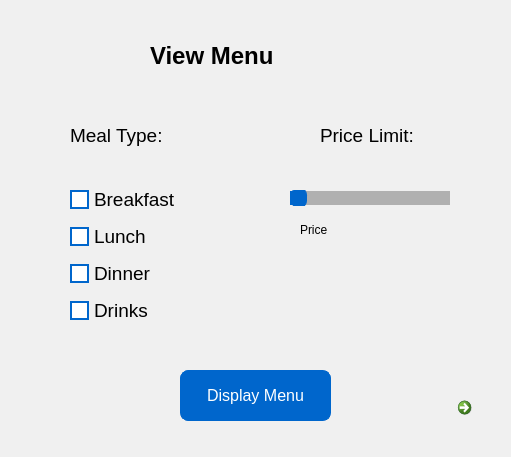
<?xml version="1.0" encoding="UTF-8"?>
<ui version="4.0">
 <class>user_view_menu</class>
 <widget class="QDialog" name="user_view_menu">
  <property name="geometry">
   <rect>
    <x>0</x>
    <y>0</y>
    <width>511</width>
    <height>457</height>
   </rect>
  </property>
  <property name="windowTitle">
   <string>Menu</string>
  </property>
  <property name="styleSheet">
   <string notr="true">QWidget {
	background-color: rgb(240, 240, 240);
}</string>
  </property>
  <widget class="QLabel" name="label">
   <property name="geometry">
    <rect>
     <x>70</x>
     <y>120</y>
     <width>121</width>
     <height>31</height>
    </rect>
   </property>
   <property name="font">
    <font>
     <pointsize>14</pointsize>
    </font>
   </property>
   <property name="styleSheet">
    <string notr="true"/>
   </property>
   <property name="text">
    <string>Meal Type: </string>
   </property>
  </widget>
  <widget class="QPushButton" name="displayMenu">
   <property name="geometry">
    <rect>
     <x>180</x>
     <y>370</y>
     <width>151</width>
     <height>51</height>
    </rect>
   </property>
   <property name="font">
    <font>
     <family>Tahoma</family>
     <pointsize>-1</pointsize>
    </font>
   </property>
   <property name="styleSheet">
    <string notr="true">QPushButton {
    background-color: #0066CC;
    color: white;
    border: 1px solid #0066CC;
    border-radius: 8px;
    font-size: 16px;
    font-family: 'Tahoma', sans-serif;
}

QPushButton:hover {
    background-color: #005599;
}

QPushButton:pressed {
    background-color: #004080;
    border: 1px solid #004080;
}
</string>
   </property>
   <property name="text">
    <string>Display Menu</string>
   </property>
  </widget>
  <widget class="QLabel" name="label_2">
   <property name="geometry">
    <rect>
     <x>320</x>
     <y>120</y>
     <width>121</width>
     <height>31</height>
    </rect>
   </property>
   <property name="font">
    <font>
     <pointsize>14</pointsize>
    </font>
   </property>
   <property name="styleSheet">
    <string notr="true">QLabel {
    color: black;
}</string>
   </property>
   <property name="text">
    <string>Price Limit:</string>
   </property>
  </widget>
  <widget class="QSlider" name="priceSlider">
   <property name="geometry">
    <rect>
     <x>290</x>
     <y>190</y>
     <width>160</width>
     <height>16</height>
    </rect>
   </property>
   <property name="styleSheet">
    <string notr="true">QSlider::groove:horizontal {
    border: 1px solid #B0B0B0; /* Groove border color */
    background: #F0F0F0; /* Groove background color */
    height: 8px; /* Groove height */
    margin: 2px 0; /* Margin around the groove */
}

QSlider::handle:horizontal {
    background: #0066CC; /* Handle background color */
    border: 1px solid #0066CC; /* Handle border color */
    width: 14px; /* Handle width */
    height: 14px; /* Handle height */
    margin: -6px 0; /* Margin around the handle */
    border-radius: 7px; /* Handle border radius to make it circular */
}

QSlider::handle:horizontal:hover {
    background: #005599; /* Handle background color on hover */
    border: 1px solid #005599; /* Handle border color on hover */
}

QSlider::sub-page:horizontal {
    background: #0066CC; /* Color of the portion of the groove where the slider has value */
}

QSlider::add-page:horizontal {
    background: #B0B0B0; /* Color of the portion of the groove where the slider doesn't have value */
}
</string>
   </property>
   <property name="minimum">
    <number>50</number>
   </property>
   <property name="maximum">
    <number>500</number>
   </property>
   <property name="singleStep">
    <number>10</number>
   </property>
   <property name="orientation">
    <enum>Qt::Horizontal</enum>
   </property>
   <property name="invertedAppearance">
    <bool>false</bool>
   </property>
   <property name="invertedControls">
    <bool>false</bool>
   </property>
  </widget>
  <widget class="QLabel" name="priceLabel">
   <property name="geometry">
    <rect>
     <x>300</x>
     <y>220</y>
     <width>241</width>
     <height>20</height>
    </rect>
   </property>
   <property name="styleSheet">
    <string notr="true"/>
   </property>
   <property name="text">
    <string>Price</string>
   </property>
  </widget>
  <widget class="QWidget" name="layoutWidget">
   <property name="geometry">
    <rect>
     <x>70</x>
     <y>180</y>
     <width>131</width>
     <height>151</height>
    </rect>
   </property>
   <layout class="QVBoxLayout" name="verticalLayout">
    <item>
     <widget class="QCheckBox" name="breakfastCheckBox">
      <property name="font">
       <font>
        <pointsize>14</pointsize>
       </font>
      </property>
      <property name="styleSheet">
       <string notr="true">QCheckBox {
    spacing: 5px;
}

QCheckBox::indicator {
    width: 15px;
    height: 15px;
}

QCheckBox::indicator:unchecked {
    border: 2px solid #0066CC;
    background-color: white;
}

QCheckBox::indicator:unchecked:hover {
    border: 2px solid #005599;
}

QCheckBox::indicator:checked {
    border: 2px solid #0066CC;
    background-color: #0066CC;
}

QCheckBox::indicator:checked:hover {
    border: 2px solid #004080;
    background-color: #004080;
}

QCheckBox::indicator:indeterminate {
    border: 2px solid #0066CC;
    background-color: #0066CC;
}

QCheckBox::indicator:indeterminate:hover {
    border: 2px solid #004080;
    background-color: #004080;
}

QCheckBox::indicator:checked:disabled,
QCheckBox::indicator:unchecked:disabled,
QCheckBox::indicator:indeterminate:disabled {
    border: 2px solid #B0B0B0;
    background-color: #F0F0F0;
}

QCheckBox::indicator:checked:disabled {
    background-color: #B0B0B0;
}

QCheckBox::indicator:indeterminate:disabled {
    background-color: #B0B0B0;
}

QCheckBox::indicator:checked:pressed,
QCheckBox::indicator:unchecked:pressed,
QCheckBox::indicator:indeterminate:pressed {
    border: 2px solid #004080;
}

QCheckBox::indicator:checked:pressed {
    background-color: #004080;
}

QCheckBox::indicator:indeterminate:pressed {
    background-color: #004080;
}

QCheckBox::indicator:checked:disabled:hover,
QCheckBox::indicator:unchecked:disabled:hover,
QCheckBox::indicator:indeterminate:disabled:hover {
    border: 2px solid #B0B0B0;
    background-color: #F0F0F0;
}
</string>
      </property>
      <property name="text">
       <string>Breakfast</string>
      </property>
     </widget>
    </item>
    <item>
     <widget class="QCheckBox" name="lunchCheckBox">
      <property name="font">
       <font>
        <pointsize>14</pointsize>
       </font>
      </property>
      <property name="styleSheet">
       <string notr="true">QCheckBox {
    spacing: 5px;
}

QCheckBox::indicator {
    width: 15px;
    height: 15px;
}

QCheckBox::indicator:unchecked {
    border: 2px solid #0066CC;
    background-color: white;
}

QCheckBox::indicator:unchecked:hover {
    border: 2px solid #005599;
}

QCheckBox::indicator:checked {
    border: 2px solid #0066CC;
    background-color: #0066CC;
}

QCheckBox::indicator:checked:hover {
    border: 2px solid #004080;
    background-color: #004080;
}

QCheckBox::indicator:indeterminate {
    border: 2px solid #0066CC;
    background-color: #0066CC;
}

QCheckBox::indicator:indeterminate:hover {
    border: 2px solid #004080;
    background-color: #004080;
}

QCheckBox::indicator:checked:disabled,
QCheckBox::indicator:unchecked:disabled,
QCheckBox::indicator:indeterminate:disabled {
    border: 2px solid #B0B0B0;
    background-color: #F0F0F0;
}

QCheckBox::indicator:checked:disabled {
    background-color: #B0B0B0;
}

QCheckBox::indicator:indeterminate:disabled {
    background-color: #B0B0B0;
}

QCheckBox::indicator:checked:pressed,
QCheckBox::indicator:unchecked:pressed,
QCheckBox::indicator:indeterminate:pressed {
    border: 2px solid #004080;
}

QCheckBox::indicator:checked:pressed {
    background-color: #004080;
}

QCheckBox::indicator:indeterminate:pressed {
    background-color: #004080;
}

QCheckBox::indicator:checked:disabled:hover,
QCheckBox::indicator:unchecked:disabled:hover,
QCheckBox::indicator:indeterminate:disabled:hover {
    border: 2px solid #B0B0B0;
    background-color: #F0F0F0;
}
</string>
      </property>
      <property name="text">
       <string>Lunch</string>
      </property>
     </widget>
    </item>
    <item>
     <widget class="QCheckBox" name="dinnerCheckBox">
      <property name="font">
       <font>
        <pointsize>14</pointsize>
       </font>
      </property>
      <property name="styleSheet">
       <string notr="true">QCheckBox {
    spacing: 5px;
}

QCheckBox::indicator {
    width: 15px;
    height: 15px;
}

QCheckBox::indicator:unchecked {
    border: 2px solid #0066CC;
    background-color: white;
}

QCheckBox::indicator:unchecked:hover {
    border: 2px solid #005599;
}

QCheckBox::indicator:checked {
    border: 2px solid #0066CC;
    background-color: #0066CC;
}

QCheckBox::indicator:checked:hover {
    border: 2px solid #004080;
    background-color: #004080;
}

QCheckBox::indicator:indeterminate {
    border: 2px solid #0066CC;
    background-color: #0066CC;
}

QCheckBox::indicator:indeterminate:hover {
    border: 2px solid #004080;
    background-color: #004080;
}

QCheckBox::indicator:checked:disabled,
QCheckBox::indicator:unchecked:disabled,
QCheckBox::indicator:indeterminate:disabled {
    border: 2px solid #B0B0B0;
    background-color: #F0F0F0;
}

QCheckBox::indicator:checked:disabled {
    background-color: #B0B0B0;
}

QCheckBox::indicator:indeterminate:disabled {
    background-color: #B0B0B0;
}

QCheckBox::indicator:checked:pressed,
QCheckBox::indicator:unchecked:pressed,
QCheckBox::indicator:indeterminate:pressed {
    border: 2px solid #004080;
}

QCheckBox::indicator:checked:pressed {
    background-color: #004080;
}

QCheckBox::indicator:indeterminate:pressed {
    background-color: #004080;
}

QCheckBox::indicator:checked:disabled:hover,
QCheckBox::indicator:unchecked:disabled:hover,
QCheckBox::indicator:indeterminate:disabled:hover {
    border: 2px solid #B0B0B0;
    background-color: #F0F0F0;
}
</string>
      </property>
      <property name="text">
       <string>Dinner</string>
      </property>
     </widget>
    </item>
    <item>
     <widget class="QCheckBox" name="drinksCheckBox">
      <property name="font">
       <font>
        <pointsize>14</pointsize>
       </font>
      </property>
      <property name="styleSheet">
       <string notr="true">QCheckBox {
    spacing: 5px; 
}
QCheckBox::indicator {
    width: 15px;
    height: 15px;
}

QCheckBox::indicator:unchecked {
    border: 2px solid #0066CC;
    background-color: white;
}

QCheckBox::indicator:unchecked:hover {
    border: 2px solid #005599;
}

QCheckBox::indicator:checked {
    border: 2px solid #0066CC;
    background-color: #0066CC;
}

QCheckBox::indicator:checked:hover {
    border: 2px solid #004080;
    background-color: #004080;
}

QCheckBox::indicator:indeterminate {
    border: 2px solid #0066CC;
    background-color: #0066CC;
}

QCheckBox::indicator:indeterminate:hover {
    border: 2px solid #004080;
    background-color: #004080;
}

QCheckBox::indicator:checked:disabled,
QCheckBox::indicator:unchecked:disabled,
QCheckBox::indicator:indeterminate:disabled {
    border: 2px solid #B0B0B0;
    background-color: #F0F0F0;
}

QCheckBox::indicator:checked:disabled {
    background-color: #B0B0B0;
}

QCheckBox::indicator:indeterminate:disabled {
    background-color: #B0B0B0;
}

QCheckBox::indicator:checked:pressed,
QCheckBox::indicator:unchecked:pressed,
QCheckBox::indicator:indeterminate:pressed {
    border: 2px solid #004080;
}

QCheckBox::indicator:checked:pressed {
    background-color: #004080;
}

QCheckBox::indicator:indeterminate:pressed {
    background-color: #004080;
}

QCheckBox::indicator:checked:disabled:hover,
QCheckBox::indicator:unchecked:disabled:hover,
QCheckBox::indicator:indeterminate:disabled:hover {
    border: 2px solid #B0B0B0;
    background-color: #F0F0F0;
}
</string>
      </property>
      <property name="text">
       <string>Drinks</string>
      </property>
     </widget>
    </item>
   </layout>
  </widget>
  <widget class="QLabel" name="label_3">
   <property name="geometry">
    <rect>
     <x>290</x>
     <y>40</y>
     <width>41</width>
     <height>31</height>
    </rect>
   </property>
   <property name="text">
    <string/>
   </property>
   <property name="pixmap">
    <pixmap resource="img.qrc">:/images/menu_2.png</pixmap>
   </property>
   <property name="scaledContents">
    <bool>true</bool>
   </property>
  </widget>
  <widget class="QLabel" name="label_4">
   <property name="geometry">
    <rect>
     <x>150</x>
     <y>20</y>
     <width>211</width>
     <height>71</height>
    </rect>
   </property>
   <property name="styleSheet">
    <string notr="true">QLabel{
    font-weight: bold;
    /*text-transform: uppercase;*/
    font-size: 24px;

}</string>
   </property>
   <property name="text">
    <string>View Menu</string>
   </property>
  </widget>
  <widget class="QCommandLinkButton" name="backButton">
   <property name="geometry">
    <rect>
     <x>450</x>
     <y>390</y>
     <width>51</width>
     <height>53</height>
    </rect>
   </property>
   <property name="text">
    <string/>
   </property>
   <property name="icon">
    <iconset resource="img.qrc">
     <normaloff>:/images/left.png</normaloff>:/images/left.png</iconset>
   </property>
   <property name="iconSize">
    <size>
     <width>30</width>
     <height>30</height>
    </size>
   </property>
  </widget>
  <zorder>label_4</zorder>
  <zorder>label</zorder>
  <zorder>displayMenu</zorder>
  <zorder>label_2</zorder>
  <zorder>priceSlider</zorder>
  <zorder>priceLabel</zorder>
  <zorder>layoutWidget</zorder>
  <zorder>label_3</zorder>
  <zorder>backButton</zorder>
 </widget>
 <resources>
  <include location="img.qrc"/>
 </resources>
 <connections/>
</ui>
